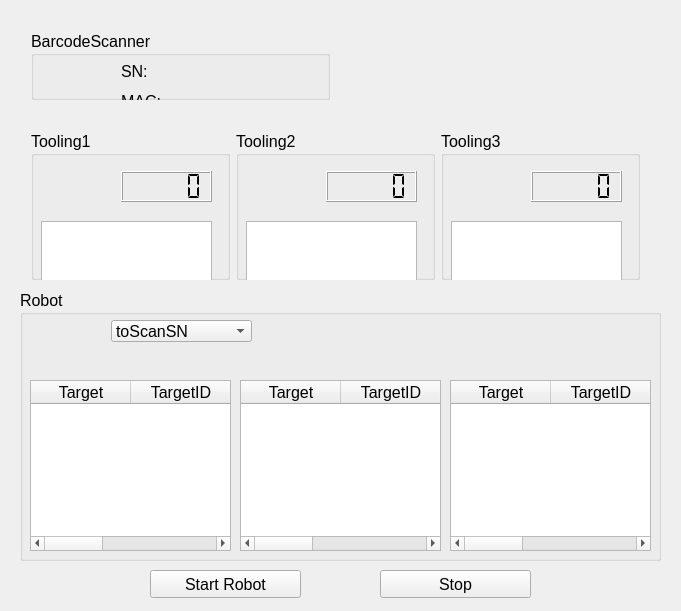
<?xml version="1.0" encoding="UTF-8"?>
<ui version="4.0">
 <class>Widget</class>
 <widget class="QWidget" name="Widget">
  <property name="geometry">
   <rect>
    <x>0</x>
    <y>0</y>
    <width>681</width>
    <height>611</height>
   </rect>
  </property>
  <property name="sizePolicy">
   <sizepolicy hsizetype="Preferred" vsizetype="Preferred">
    <horstretch>0</horstretch>
    <verstretch>0</verstretch>
   </sizepolicy>
  </property>
  <property name="windowTitle">
   <string>Arm_Server</string>
  </property>
  <widget class="QWidget" name="gridLayoutWidget">
   <property name="geometry">
    <rect>
     <x>20</x>
     <y>120</y>
     <width>631</width>
     <height>171</height>
    </rect>
   </property>
   <layout class="QGridLayout" name="gridLayout">
    <item row="1" column="0">
     <widget class="QGroupBox" name="groupBox_2">
      <property name="font">
       <font>
        <pointsize>12</pointsize>
       </font>
      </property>
      <property name="title">
       <string>Tooling1</string>
      </property>
      <widget class="QLabel" name="pixmap_Box1">
       <property name="geometry">
        <rect>
         <x>10</x>
         <y>30</y>
         <width>51</width>
         <height>51</height>
        </rect>
       </property>
       <property name="font">
        <font>
         <pointsize>15</pointsize>
         <stylestrategy>PreferAntialias</stylestrategy>
        </font>
       </property>
       <property name="text">
        <string/>
       </property>
       <property name="pixmap">
        <pixmap resource="myresourse.qrc">:/new/prefix1/IMG_Grey.png</pixmap>
       </property>
       <property name="scaledContents">
        <bool>true</bool>
       </property>
      </widget>
      <widget class="QLCDNumber" name="lcdNumber_Box1">
       <property name="geometry">
        <rect>
         <x>90</x>
         <y>40</y>
         <width>91</width>
         <height>31</height>
        </rect>
       </property>
       <property name="segmentStyle">
        <enum>QLCDNumber::Flat</enum>
       </property>
       <property name="intValue" stdset="0">
        <number>0</number>
       </property>
      </widget>
      <widget class="QListWidget" name="listWidget_Box1">
       <property name="geometry">
        <rect>
         <x>10</x>
         <y>90</y>
         <width>171</width>
         <height>71</height>
        </rect>
       </property>
      </widget>
     </widget>
    </item>
    <item row="1" column="1">
     <widget class="QGroupBox" name="groupBox_3">
      <property name="font">
       <font>
        <pointsize>12</pointsize>
       </font>
      </property>
      <property name="title">
       <string>Tooling2</string>
      </property>
      <widget class="QLabel" name="pixmap_Box2">
       <property name="geometry">
        <rect>
         <x>10</x>
         <y>30</y>
         <width>51</width>
         <height>51</height>
        </rect>
       </property>
       <property name="font">
        <font>
         <pointsize>15</pointsize>
         <stylestrategy>PreferAntialias</stylestrategy>
        </font>
       </property>
       <property name="text">
        <string/>
       </property>
       <property name="pixmap">
        <pixmap resource="myresourse.qrc">:/new/prefix1/IMG_Grey.png</pixmap>
       </property>
       <property name="scaledContents">
        <bool>true</bool>
       </property>
      </widget>
      <widget class="QLCDNumber" name="lcdNumber_Box2">
       <property name="geometry">
        <rect>
         <x>90</x>
         <y>40</y>
         <width>91</width>
         <height>31</height>
        </rect>
       </property>
       <property name="segmentStyle">
        <enum>QLCDNumber::Flat</enum>
       </property>
      </widget>
      <widget class="QListWidget" name="listWidget_Box2">
       <property name="geometry">
        <rect>
         <x>10</x>
         <y>90</y>
         <width>171</width>
         <height>71</height>
        </rect>
       </property>
      </widget>
     </widget>
    </item>
    <item row="1" column="2">
     <widget class="QGroupBox" name="groupBox_4">
      <property name="font">
       <font>
        <pointsize>12</pointsize>
       </font>
      </property>
      <property name="title">
       <string>Tooling3</string>
      </property>
      <widget class="QLabel" name="pixmap_Box3">
       <property name="geometry">
        <rect>
         <x>10</x>
         <y>30</y>
         <width>51</width>
         <height>51</height>
        </rect>
       </property>
       <property name="font">
        <font>
         <pointsize>15</pointsize>
         <stylestrategy>PreferAntialias</stylestrategy>
        </font>
       </property>
       <property name="text">
        <string/>
       </property>
       <property name="pixmap">
        <pixmap resource="myresourse.qrc">:/new/prefix1/IMG_Grey.png</pixmap>
       </property>
       <property name="scaledContents">
        <bool>true</bool>
       </property>
      </widget>
      <widget class="QLCDNumber" name="lcdNumber_Box3">
       <property name="geometry">
        <rect>
         <x>90</x>
         <y>40</y>
         <width>91</width>
         <height>31</height>
        </rect>
       </property>
       <property name="segmentStyle">
        <enum>QLCDNumber::Flat</enum>
       </property>
      </widget>
      <widget class="QListWidget" name="listWidget_Box3">
       <property name="geometry">
        <rect>
         <x>10</x>
         <y>90</y>
         <width>171</width>
         <height>71</height>
        </rect>
       </property>
      </widget>
     </widget>
    </item>
   </layout>
  </widget>
  <widget class="QGroupBox" name="groupBox">
   <property name="geometry">
    <rect>
     <x>20</x>
     <y>290</y>
     <width>641</width>
     <height>271</height>
    </rect>
   </property>
   <property name="font">
    <font>
     <pointsize>12</pointsize>
     <stylestrategy>PreferAntialias</stylestrategy>
    </font>
   </property>
   <property name="title">
    <string>Robot</string>
   </property>
   <widget class="QLabel" name="label_RobotTarget">
    <property name="geometry">
     <rect>
      <x>90</x>
      <y>40</y>
      <width>241</width>
      <height>31</height>
     </rect>
    </property>
    <property name="font">
     <font>
      <pointsize>15</pointsize>
      <stylestrategy>PreferAntialias</stylestrategy>
     </font>
    </property>
    <property name="text">
     <string/>
    </property>
   </widget>
   <widget class="QLabel" name="pixmap_Robot">
    <property name="geometry">
     <rect>
      <x>10</x>
      <y>30</y>
      <width>51</width>
      <height>51</height>
     </rect>
    </property>
    <property name="font">
     <font>
      <pointsize>15</pointsize>
      <stylestrategy>PreferAntialias</stylestrategy>
     </font>
    </property>
    <property name="text">
     <string/>
    </property>
    <property name="pixmap">
     <pixmap resource="myresourse.qrc">:/new/prefix1/IMG_Grey.png</pixmap>
    </property>
    <property name="scaledContents">
     <bool>true</bool>
    </property>
   </widget>
   <widget class="QTableWidget" name="tableWidget_1">
    <property name="geometry">
     <rect>
      <x>10</x>
      <y>90</y>
      <width>201</width>
      <height>171</height>
     </rect>
    </property>
    <column>
     <property name="text">
      <string>Target</string>
     </property>
    </column>
    <column>
     <property name="text">
      <string>TargetID</string>
     </property>
    </column>
    <column>
     <property name="text">
      <string>Command</string>
     </property>
    </column>
   </widget>
   <widget class="QTableWidget" name="tableWidget_3">
    <property name="geometry">
     <rect>
      <x>430</x>
      <y>90</y>
      <width>201</width>
      <height>171</height>
     </rect>
    </property>
    <column>
     <property name="text">
      <string>Target</string>
     </property>
    </column>
    <column>
     <property name="text">
      <string>TargetID</string>
     </property>
    </column>
    <column>
     <property name="text">
      <string>Command</string>
     </property>
    </column>
   </widget>
   <widget class="QTableWidget" name="tableWidget_2">
    <property name="geometry">
     <rect>
      <x>220</x>
      <y>90</y>
      <width>201</width>
      <height>171</height>
     </rect>
    </property>
    <column>
     <property name="text">
      <string>Target</string>
     </property>
    </column>
    <column>
     <property name="text">
      <string>TargetID</string>
     </property>
    </column>
    <column>
     <property name="text">
      <string>Command</string>
     </property>
    </column>
   </widget>
   <widget class="QComboBox" name="comboBox">
    <property name="geometry">
     <rect>
      <x>91</x>
      <y>30</y>
      <width>141</width>
      <height>22</height>
     </rect>
    </property>
    <item>
     <property name="text">
      <string>toScanSN</string>
     </property>
    </item>
    <item>
     <property name="text">
      <string>toScanMAC</string>
     </property>
    </item>
    <item>
     <property name="text">
      <string>toTooling</string>
     </property>
    </item>
    <item>
     <property name="text">
      <string>toPASS</string>
     </property>
    </item>
    <item>
     <property name="text">
      <string>toFAIL</string>
     </property>
    </item>
   </widget>
  </widget>
  <widget class="QWidget" name="gridLayoutWidget_3">
   <property name="geometry">
    <rect>
     <x>20</x>
     <y>20</y>
     <width>321</width>
     <height>91</height>
    </rect>
   </property>
   <layout class="QGridLayout" name="gridLayout_3">
    <item row="0" column="0">
     <widget class="QGroupBox" name="groupBox_5">
      <property name="font">
       <font>
        <pointsize>12</pointsize>
       </font>
      </property>
      <property name="title">
       <string>BarcodeScanner</string>
      </property>
      <widget class="QLabel" name="pixmap_Barcode">
       <property name="geometry">
        <rect>
         <x>10</x>
         <y>30</y>
         <width>51</width>
         <height>51</height>
        </rect>
       </property>
       <property name="font">
        <font>
         <pointsize>15</pointsize>
         <stylestrategy>PreferAntialias</stylestrategy>
        </font>
       </property>
       <property name="text">
        <string/>
       </property>
       <property name="pixmap">
        <pixmap resource="myresourse.qrc">:/new/prefix1/IMG_Grey.png</pixmap>
       </property>
       <property name="scaledContents">
        <bool>true</bool>
       </property>
      </widget>
      <widget class="QLabel" name="label_5">
       <property name="geometry">
        <rect>
         <x>90</x>
         <y>30</y>
         <width>51</width>
         <height>21</height>
        </rect>
       </property>
       <property name="minimumSize">
        <size>
         <width>0</width>
         <height>0</height>
        </size>
       </property>
       <property name="maximumSize">
        <size>
         <width>100</width>
         <height>16777215</height>
        </size>
       </property>
       <property name="font">
        <font>
         <pointsize>12</pointsize>
         <stylestrategy>PreferAntialias</stylestrategy>
        </font>
       </property>
       <property name="text">
        <string>SN:</string>
       </property>
      </widget>
      <widget class="QLabel" name="label_7">
       <property name="geometry">
        <rect>
         <x>90</x>
         <y>60</y>
         <width>51</width>
         <height>21</height>
        </rect>
       </property>
       <property name="minimumSize">
        <size>
         <width>0</width>
         <height>0</height>
        </size>
       </property>
       <property name="font">
        <font>
         <pointsize>12</pointsize>
         <stylestrategy>PreferAntialias</stylestrategy>
        </font>
       </property>
       <property name="text">
        <string>MAC:</string>
       </property>
      </widget>
      <widget class="QLabel" name="label_SN">
       <property name="geometry">
        <rect>
         <x>150</x>
         <y>30</y>
         <width>161</width>
         <height>21</height>
        </rect>
       </property>
       <property name="minimumSize">
        <size>
         <width>0</width>
         <height>0</height>
        </size>
       </property>
       <property name="maximumSize">
        <size>
         <width>200</width>
         <height>16777215</height>
        </size>
       </property>
       <property name="font">
        <font>
         <pointsize>12</pointsize>
         <stylestrategy>PreferAntialias</stylestrategy>
        </font>
       </property>
       <property name="text">
        <string/>
       </property>
      </widget>
      <widget class="QLabel" name="label_MAC">
       <property name="geometry">
        <rect>
         <x>150</x>
         <y>60</y>
         <width>161</width>
         <height>21</height>
        </rect>
       </property>
       <property name="minimumSize">
        <size>
         <width>0</width>
         <height>0</height>
        </size>
       </property>
       <property name="maximumSize">
        <size>
         <width>200</width>
         <height>16777215</height>
        </size>
       </property>
       <property name="font">
        <font>
         <pointsize>12</pointsize>
         <stylestrategy>PreferAntialias</stylestrategy>
        </font>
       </property>
       <property name="text">
        <string/>
       </property>
      </widget>
     </widget>
    </item>
   </layout>
  </widget>
  <widget class="QPushButton" name="Button_Start">
   <property name="enabled">
    <bool>true</bool>
   </property>
   <property name="geometry">
    <rect>
     <x>150</x>
     <y>570</y>
     <width>151</width>
     <height>28</height>
    </rect>
   </property>
   <property name="font">
    <font>
     <pointsize>12</pointsize>
     <stylestrategy>PreferAntialias</stylestrategy>
    </font>
   </property>
   <property name="text">
    <string>Start Robot</string>
   </property>
  </widget>
  <widget class="QPushButton" name="Button_Stop">
   <property name="enabled">
    <bool>true</bool>
   </property>
   <property name="geometry">
    <rect>
     <x>380</x>
     <y>570</y>
     <width>151</width>
     <height>28</height>
    </rect>
   </property>
   <property name="font">
    <font>
     <pointsize>12</pointsize>
     <stylestrategy>PreferAntialias</stylestrategy>
    </font>
   </property>
   <property name="text">
    <string>Stop</string>
   </property>
  </widget>
 </widget>
 <layoutdefault spacing="6" margin="11"/>
 <resources>
  <include location="myresourse.qrc"/>
 </resources>
 <connections/>
</ui>
